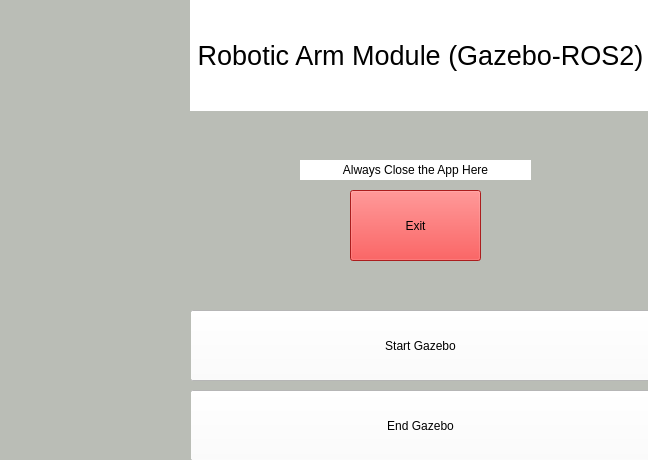
<?xml version="1.0" encoding="UTF-8"?>
<ui version="4.0">
 <class>Form</class>
 <widget class="QWidget" name="Form">
  <property name="geometry">
   <rect>
    <x>0</x>
    <y>0</y>
    <width>648</width>
    <height>460</height>
   </rect>
  </property>
  <property name="windowTitle">
   <string>Form</string>
  </property>
  <widget class="QFrame" name="frame">
   <property name="geometry">
    <rect>
     <x>-10</x>
     <y>0</y>
     <width>681</width>
     <height>491</height>
    </rect>
   </property>
   <property name="styleSheet">
    <string notr="true">background-color: rgb(186, 189, 182);</string>
   </property>
   <property name="frameShape">
    <enum>QFrame::StyledPanel</enum>
   </property>
   <property name="frameShadow">
    <enum>QFrame::Raised</enum>
   </property>
   <widget class="QPushButton" name="pushButton">
    <property name="geometry">
     <rect>
      <x>200</x>
      <y>310</y>
      <width>461</width>
      <height>71</height>
     </rect>
    </property>
    <property name="styleSheet">
     <string notr="true">QPushButton{
	
	background-color: rgb(255, 255, 255);
	color: black;

}

QPushButton:hover{
	
	
	background-color: rgb(52, 101, 164);
	color: white;

}

QPushButton:pressed{
	
	background-color: rgb(32, 74, 135);
	color: white;

}
  </string>
    </property>
    <property name="text">
     <string>Start Gazebo</string>
    </property>
   </widget>
   <widget class="QPushButton" name="pushButton_2">
    <property name="geometry">
     <rect>
      <x>200</x>
      <y>390</y>
      <width>461</width>
      <height>71</height>
     </rect>
    </property>
    <property name="styleSheet">
     <string notr="true">QPushButton{	
	background-color: rgb(255, 255, 255);
	color: black;
}

QPushButton:hover{	
	background-color: rgb(52, 101, 164);
	color: white;
}

QPushButton:pressed{
	background-color: rgb(32, 74, 135);
	color: white;
}</string>
    </property>
    <property name="text">
     <string>End Gazebo</string>
    </property>
   </widget>
   <widget class="QLabel" name="label">
    <property name="geometry">
     <rect>
      <x>10</x>
      <y>0</y>
      <width>191</width>
      <height>461</height>
     </rect>
    </property>
    <property name="text">
     <string/>
    </property>
    <property name="pixmap">
     <pixmap>../arquivos_mestrado/modelo_braço_robótico.png</pixmap>
    </property>
   </widget>
   <widget class="QLabel" name="label_2">
    <property name="geometry">
     <rect>
      <x>200</x>
      <y>0</y>
      <width>461</width>
      <height>111</height>
     </rect>
    </property>
    <property name="styleSheet">
     <string notr="true">color: rgb(0, 0, 0);
background-color: rgb(255, 255, 255);</string>
    </property>
    <property name="text">
     <string>&lt;html&gt;&lt;head/&gt;&lt;body&gt;&lt;p align=&quot;center&quot;&gt;&lt;span style=&quot; font-size:20pt;&quot;&gt;Robotic Arm Module (Gazebo-ROS2)&lt;/span&gt;&lt;/p&gt;&lt;/body&gt;&lt;/html&gt;</string>
    </property>
   </widget>
   <widget class="QPushButton" name="pushButton_3">
    <property name="geometry">
     <rect>
      <x>360</x>
      <y>190</y>
      <width>131</width>
      <height>71</height>
     </rect>
    </property>
    <property name="styleSheet">
     <string notr="true">QPushButton{	
	
	
	background-color: rgb(239, 41, 41);
	color: black;
}

QPushButton:hover{	
	
	background-color: rgb(204, 0, 0);
	color: white;
}

QPushButton:pressed{
	
	background-color: rgb(164, 0, 0);
	color: white;
}</string>
    </property>
    <property name="text">
     <string>Exit</string>
    </property>
   </widget>
   <widget class="QLabel" name="label_3">
    <property name="geometry">
     <rect>
      <x>310</x>
      <y>160</y>
      <width>231</width>
      <height>20</height>
     </rect>
    </property>
    <property name="styleSheet">
     <string notr="true">background-color: rgb(255, 255, 255);</string>
    </property>
    <property name="text">
     <string>&lt;html&gt;&lt;head/&gt;&lt;body&gt;&lt;p align=&quot;center&quot;&gt;Always Close the App Here&lt;/p&gt;&lt;/body&gt;&lt;/html&gt;</string>
    </property>
   </widget>
  </widget>
 </widget>
 <resources/>
 <connections/>
</ui>
